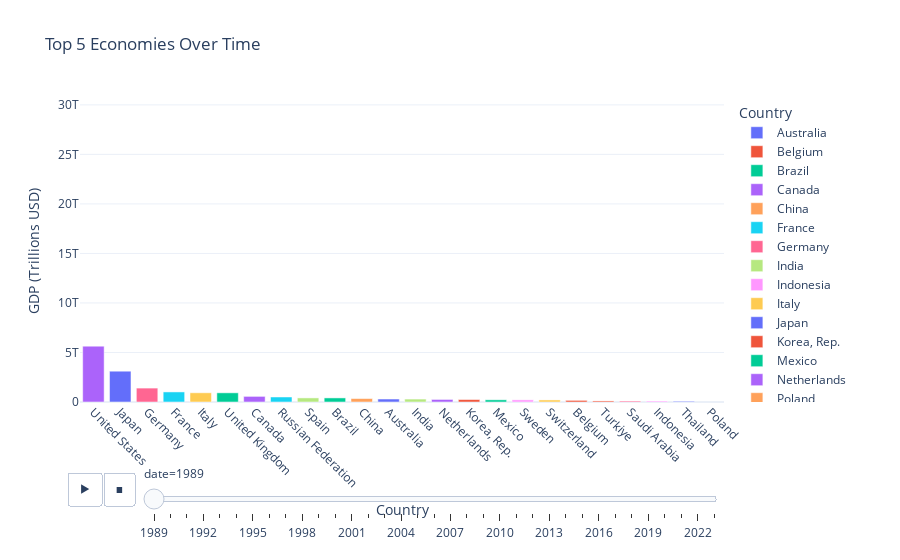

The notebook cell this image was saved under:
### Markdown cell above
### plot the actual chart

### Code cell
# df = pd.DataFrame(data)

# Melt the DataFrame for Plotly compatibility
df_melted = gdp_df.melt(id_vars=["date"], var_name="Country", value_name="GDP")

# # Sort the data dynamically by GDP within each year
# def reorder_categories(frame):
#     sorted_countries = frame.sort_values(by="GDP", ascending=False)["Country"].tolist()
#     frame["Country"] = pd.Categorical(frame["Country"], categories=sorted_countries, ordered=True)
#     return frame

# df_melted = df_melted.groupby("Year", group_keys=False).apply(reorder_categories)

# Create the Plotly animation
fig = px.bar(
    df_melted,
    x="Country",
    y="GDP",
    color="Country",
    animation_frame="date",
    title="Top 5 Economies Over Time",
    labels={"GDP": "GDP (Trillions USD)"},
    range_y=[0, gdp_df.drop('date', axis=1).max().max() * 1.1],
)

# Update layout for dynamic sorting of x-axis
fig.update_layout(
    xaxis_title="Country",
    yaxis_title="GDP (Trillions USD)",
    legend_title="Country",
    template="plotly_white",
    xaxis=dict(categoryorder="total descending"), # used for dynamically rearranging x axis
    xaxis_tickangle=45,  # Tilt the x-axis labels
)

# Show the interactive animation
fig.show()

### Figure 1 — Plotly figure (JSON) as saved in the notebook; plotly's stock layout.template omitted (floating-point values rounded to 4 significant figures)
{"data": [{"alignmentgroup": "True", "hovertemplate": "Country=%{x}<br>date=1989<br>GDP (Trillions USD)=%{y}<extra></extra>", "legendgroup": "Australia", "marker": {"color": "#636efa", "pattern": {"shape": ""}}, "name": "Australia", "offsetgroup": "Australia", "orientation": "v", "showlegend": true, "textposition": "auto", "type": "bar", "x": ["Australia"], "xaxis": "x", "y": [299900000000.0], "yaxis": "y"}, {"alignmentgroup": "True", "hovertemplate": "Country=%{x}<br>date=1989<br>GDP (Trillions USD)=%{y}<extra></extra>", "legendgroup": "Belgium", "marker": {"color": "#EF553B", "pattern": {"shape": ""}}, "name": "Belgium", "offsetgroup": "Belgium", "orientation": "v", "showlegend": true, "textposition": "auto", "type": "bar", "x": ["Belgium"], "xaxis": "x", "y": [164200000000.0], "yaxis": "y"}, {"alignmentgroup": "True", "hovertemplate": "Country=%{x}<br>date=1989<br>GDP (Trillions USD)=%{y}<extra></extra>", "legendgroup": "Brazil", "marker": {"color": "#00cc96", "pattern": {"shape": ""}}, "name": "Brazil", "offsetgroup": "Brazil", "orientation": "v", "showlegend": true, "textposition": "auto", "type": "bar", "x": ["Brazil"], "xaxis": "x", "y": [413000000000.0], "yaxis": "y"}, {"alignmentgroup": "True", "hovertemplate": "Country=%{x}<br>date=1989<br>GDP (Trillions USD)=%{y}<extra></extra>", "legendgroup": "Canada", "marker": {"color": "#ab63fa", "pattern": {"shape": ""}}, "name": "Canada", "offsetgroup": "Canada", "orientation": "v", "showlegend": true, "textposition": "auto", "type": "bar", "x": ["Canada"], "xaxis": "x", "y": [567200000000.0], "yaxis": "y"}, {"alignmentgroup": "True", "hovertemplate": "Country=%{x}<br>date=1989<br>GDP (Trillions USD)=%{y}<extra></extra>", "legendgroup": "China", "marker": {"color": "#FFA15A", "pattern": {"shape": ""}}, "name": "China", "offsetgroup": "China", "orientation": "v", "showlegend": true, "textposition": "auto", "type": "bar", "x": ["China"], "xaxis": "x", "y": [347800000000.0], "yaxis": "y"}, {"alignmentgroup": "True", "hovertemplate": "Country=%{x}<br>date=1989<br>GDP (Trillions USD)=%{y}<extra></extra>", "legendgroup": "France", "marker": {"color": "#19d3f3", "pattern": {"shape": ""}}, "name": "France", "offsetgroup": "France", "orientation": "v", "showlegend": true, "textposition": "auto", "type": "bar", "x": ["France"], "xaxis": "x", "y": [1017000000000.0], "yaxis": "y"}, {"alignmentgroup": "True", "hovertemplate": "Country=%{x}<br>date=1989<br>GDP (Trillions USD)=%{y}<extra></extra>", "legendgroup": "Germany", "marker": {"color": "#FF6692", "pattern": {"shape": ""}}, "name": "Germany", "offsetgroup": "Germany", "orientation": "v", "showlegend": true, "textposition": "auto", "type": "bar", "x": ["Germany"], "xaxis": "x", "y": [1404000000000.0], "yaxis": "y"}, {"alignmentgroup": "True", "hovertemplate": "Country=%{x}<br>date=1989<br>GDP (Trillions USD)=%{y}<extra></extra>", "legendgroup": "India", "marker": {"color": "#B6E880", "pattern": {"shape": ""}}, "name": "India", "offsetgroup": "India", "orientation": "v", "showlegend": true, "textposition": "auto", "type": "bar", "x": ["India"], "xaxis": "x", "y": [296000000000.0], "yaxis": "y"}, {"alignmentgroup": "True", "hovertemplate": "Country=%{x}<br>date=1989<br>GDP (Trillions USD)=%{y}<extra></extra>", "legendgroup": "Indonesia", "marker": {"color": "#FF97FF", "pattern": {"shape": ""}}, "name": "Indonesia", "offsetgroup": "Indonesia", "orientation": "v", "showlegend": true, "textposition": "auto", "type": "bar", "x": ["Indonesia"], "xaxis": "x", "y": [94450000000.0], "yaxis": "y"}, {"alignmentgroup": "True", "hovertemplate": "Country=%{x}<br>date=1989<br>GDP (Trillions USD)=%{y}<extra></extra>", "legendgroup": "Italy", "marker": {"color": "#FECB52", "pattern": {"shape": ""}}, "name": "Italy", "offsetgroup": "Italy", "orientation": "v", "showlegend": true, "textposition": "auto", "type": "bar", "x": ["Italy"], "xaxis": "x", "y": [930800000000.0], "yaxis": "y"}, {"alignmentgroup": "True", "hovertemplate": "Country=%{x}<br>date=1989<br>GDP (Trillions USD)=%{y}<extra></extra>", "legendgroup": "Japan", "marker": {"color": "#636efa", "pattern": {"shape": ""}}, "name": "Japan", "offsetgroup": "Japan", "orientation": "v", "showlegend": true, "textposition": "auto", "type": "bar", "x": ["Japan"], "xaxis": "x", "y": [3109000000000.0], "yaxis": "y"}, {"alignmentgroup": "True", "hovertemplate": "Country=%{x}<br>date=1989<br>GDP (Trillions USD)=%{y}<extra></extra>", "legendgroup": "Korea, Rep.", "marker": {"color": "#EF553B", "pattern": {"shape": ""}}, "name": "Korea, Rep.", "offsetgroup": "Korea, Rep.", "orientation": "v", "showlegend": true, "textposition": "auto", "type": "bar", "x": ["Korea, Rep."], "xaxis": "x", "y": [246900000000.0], "yaxis": "y"}, {"alignmentgroup": "True", "hovertemplate": "Country=%{x}<br>date=1989<br>GDP (Trillions USD)=%{y}<extra></extra>", "legendgroup": "Mexico", "marker": {"color": "#00cc96", "pattern": {"shape": ""}}, "name": "Mexico", "offsetgroup": "Mexico", "orientation": "v", "showlegend": true, "textposition": "auto", "type": "bar", "x": ["Mexico"], "xaxis": "x", "y": [221400000000.0], "yaxis": "y"}, {"alignmentgroup": "True", "hovertemplate": "Country=%{x}<br>date=1989<br>GDP (Trillions USD)=%{y}<extra></extra>", "legendgroup": "Netherlands", "marker": {"color": "#ab63fa", "pattern": {"shape": ""}}, "name": "Netherlands", "offsetgroup": "Netherlands", "orientation": "v", "showlegend": true, "textposition": "auto", "type": "bar", "x": ["Netherlands"], "xaxis": "x", "y": [258700000000.0], "yaxis": "y"}, {"alignmentgroup": "True", "hovertemplate": "Country=%{x}<br>date=1989<br>GDP (Trillions USD)=%{y}<extra></extra>", "legendgroup": "Poland", "marker": {"color": "#FFA15A", "pattern": {"shape": ""}}, "name": "Poland", "offsetgroup": "Poland", "orientation": "v", "showlegend": true, "textposition": "auto", "type": "bar", "x": ["Poland"], "xaxis": "x", "y": [null], "yaxis": "y"}, {"alignmentgroup": "True", "hovertemplate": "Country=%{x}<br>date=1989<br>GDP (Trillions USD)=%{y}<extra></extra>", "legendgroup": "Russian Federation", "marker": {"color": "#19d3f3", "pattern": {"shape": ""}}, "name": "Russian Federation", "offsetgroup": "Russian Federation", "orientation": "v", "showlegend": true, "textposition": "auto", "type": "bar", "x": ["Russian Federation"], "xaxis": "x", "y": [506600000000.0], "yaxis": "y"}, {"alignmentgroup": "True", "hovertemplate": "Country=%{x}<br>date=1989<br>GDP (Trillions USD)=%{y}<extra></extra>", "legendgroup": "Saudi Arabia", "marker": {"color": "#FF6692", "pattern": {"shape": ""}}, "name": "Saudi Arabia", "offsetgroup": "Saudi Arabia", "orientation": "v", "showlegend": true, "textposition": "auto", "type": "bar", "x": ["Saudi Arabia"], "xaxis": "x", "y": [95340000000.0], "yaxis": "y"}, {"alignmentgroup": "True", "hovertemplate": "Country=%{x}<br>date=1989<br>GDP (Trillions USD)=%{y}<extra></extra>", "legendgroup": "Spain", "marker": {"color": "#B6E880", "pattern": {"shape": ""}}, "name": "Spain", "offsetgroup": "Spain", "orientation": "v", "showlegend": true, "textposition": "auto", "type": "bar", "x": ["Spain"], "xaxis": "x", "y": [414500000000.0], "yaxis": "y"}, {"alignmentgroup": "True", "hovertemplate": "Country=%{x}<br>date=1989<br>GDP (Trillions USD)=%{y}<extra></extra>", "legendgroup": "Sweden", "marker": {"color": "#FF97FF", "pattern": {"shape": ""}}, "name": "Sweden", "offsetgroup": "Sweden", "orientation": "v", "showlegend": true, "textposition": "auto", "type": "bar", "x": ["Sweden"], "xaxis": "x", "y": [217600000000.0], "yaxis": "y"}, {"alignmentgroup": "True", "hovertemplate": "Country=%{x}<br>date=1989<br>GDP (Trillions USD)=%{y}<extra></extra>", "legendgroup": "Switzerland", "marker": {"color": "#FECB52", "pattern": {"shape": ""}}, "name": "Switzerland", "offsetgroup": "Switzerland", "orientation": "v", "showlegend": true, "textposition": "auto", "type": "bar", "x": ["Switzerland"], "xaxis": "x", "y": [208100000000.0], "yaxis": "y"}, {"alignmentgroup": "True", "hovertemplate": "Country=%{x}<br>date=1989<br>GDP (Trillions USD)=%{y}<extra></extra>", "legendgroup": "Thailand", "marker": {"color": "#636efa", "pattern": {"shape": ""}}, "name": "Thailand", "offsetgroup": "Thailand", "orientation": "v", "showlegend": true, "textposition": "auto", "type": "bar", "x": ["Thailand"], "xaxis": "x", "y": [72250000000.0], "yaxis": "y"}, {"alignmentgroup": "True", "hovertemplate": "Country=%{x}<br>date=1989<br>GDP (Trillions USD)=%{y}<extra></extra>", "legendgroup": "Turkiye", "marker": {"color": "#EF553B", "pattern": {"shape": ""}}, "name": "Turkiye", "offsetgroup": "Turkiye", "orientation": "v", "showlegend": true, "textposition": "auto", "type": "bar", "x": ["Turkiye"], "xaxis": "x", "y": [107100000000.0], "yaxis": "y"}, {"alignmentgroup": "True", "hovertemplate": "Country=%{x}<br>date=1989<br>GDP (Trillions USD)=%{y}<extra></extra>", "legendgroup": "United Kingdom", "marker": {"color": "#00cc96", "pattern": {"shape": ""}}, "name": "United Kingdom", "offsetgroup": "United Kingdom", "orientation": "v", "showlegend": true, "textposition": "auto", "type": "bar", "x": ["United Kingdom"], "xaxis": "x", "y": [926900000000.0], "yaxis": "y"}, {"alignmentgroup": "True", "hovertemplate": "Country=%{x}<br>date=1989<br>GDP (Trillions USD)=%{y}<extra></extra>", "legendgroup": "United States", "marker": {"color": "#ab63fa", "pattern": {"shape": ""}}, "name": "United States", "offsetgroup": "United States", "orientation": "v", "showlegend": true, "textposition": "auto", "type": "bar", "x": ["United States"], "xaxis": "x", "y": [5641580000000], "yaxis": "y"}], "layout": {"barmode": "relative", "legend": {"title": {"text": "Country"}, "tracegroupgap": 0}, "sliders": [{"active": 0, "currentvalue": {"prefix": "date="}, "len": 0.9, "pad": {"b": 10, "t": 60}, "steps": [{"args": [["1989"], {"frame": {"duration": 0, "redraw": true}, "fromcurrent": true, "mode": "immediate", "transition": {"duration": 0, "easing": "linear"}}], "label": "1989", "method": "animate"}, {"args": [["1990"], {"frame": {"duration": 0, "redraw": true}, "fromcurrent": true, "mode": "immediate", "transition": {"duration": 0, "easing": "linear"}}], "label": "1990", "method": "animate"}, {"args": [["1991"], {"frame": {"duration": 0, "redraw": true}, "fromcurrent": true, "mode": "immediate", "transition": {"duration": 0, "easing": "linear"}}], "label": "1991", "method": "animate"}, {"args": [["1992"], {"frame": {"duration": 0, "redraw": true}, "fromcurrent": true, "mode": "immediate", "transition": {"duration": 0, "easing": "linear"}}], "label": "1992", "method": "animate"}, {"args": [["1993"], {"frame": {"duration": 0, "redraw": true}, "fromcurrent": true, "mode": "immediate", "transition": {"duration": 0, "easing": "linear"}}], "label": "1993", "method": "animate"}, {"args": [["1994"], {"frame": {"duration": 0, "redraw": true}, "fromcurrent": true, "mode": "immediate", "transition": {"duration": 0, "easing": "linear"}}], "label": "1994", "method": "animate"}, {"args": [["1995"], {"frame": {"duration": 0, "redraw": true}, "fromcurrent": true, "mode": "immediate", "transition": {"duration": 0, "easing": "linear"}}], "label": "1995", "method": "animate"}, {"args": [["1996"], {"frame": {"duration": 0, "redraw": true}, "fromcurrent": true, "mode": "immediate", "transition": {"duration": 0, "easing": "linear"}}], "label": "1996", "method": "animate"}, {"args": [["1997"], {"frame": {"duration": 0, "redraw": true}, "fromcurrent": true, "mode": "immediate", "transition": {"duration": 0, "easing": "linear"}}], "label": "1997", "method": "animate"}, {"args": [["1998"], {"frame": {"duration": 0, "redraw": true}, "fromcurrent": true, "mode": "immediate", "transition": {"duration": 0, "easing": "linear"}}], "label": "1998", "method": "animate"}, {"args": [["1999"], {"frame": {"duration": 0, "redraw": true}, "fromcurrent": true, "mode": "immediate", "transition": {"duration": 0, "easing": "linear"}}], "label": "1999", "method": "animate"}, {"args": [["2000"], {"frame": {"duration": 0, "redraw": true}, "fromcurrent": true, "mode": "immediate", "transition": {"duration": 0, "easing": "linear"}}], "label": "2000", "method": "animate"}, {"args": [["2001"], {"frame": {"duration": 0, "redraw": true}, "fromcurrent": true, "mode": "immediate", "transition": {"duration": 0, "easing": "linear"}}], "label": "2001", "method": "animate"}, {"args": [["2002"], {"frame": {"duration": 0, "redraw": true}, "fromcurrent": true, "mode": "immediate", "transition": {"duration": 0, "easing": "linear"}}], "label": "2002", "method": "animate"}, {"args": [["2003"], {"frame": {"duration": 0, "redraw": true}, "fromcurrent": true, "mode": "immediate", "transition": {"duration": 0, "easing": "linear"}}], "label": "2003", "method": "animate"}, {"args": [["2004"], {"frame": {"duration": 0, "redraw": true}, "fromcurrent": true, "mode": "immediate", "transition": {"duration": 0, "easing": "linear"}}], "label": "2004", "method": "animate"}, {"args": [["2005"], {"frame": {"duration": 0, "redraw": true}, "fromcurrent": true, "mode": "immediate", "transition": {"duration": 0, "easing": "linear"}}], "label": "2005", "method": "animate"}, {"args": [["2006"], {"frame": {"duration": 0, "redraw": true}, "fromcurrent": true, "mode": "immediate", "transition": {"duration": 0, "easing": "linear"}}], "label": "2006", "method": "animate"}, {"args": [["2007"], {"frame": {"duration": 0, "redraw": true}, "fromcurrent": true, "mode": "immediate", "transition": {"duration": 0, "easing": "linear"}}], "label": "2007", "method": "animate"}, {"args": [["2008"], {"frame": {"duration": 0, "redraw": true}, "fromcurrent": true, "mode": "immediate", "transition": {"duration": 0, "easing": "linear"}}], "label": "2008", "method": "animate"}, {"args": [["2009"], {"frame": {"duration": 0, "redraw": true}, "fromcurrent": true, "mode": "immediate", "transition": {"duration": 0, "easing": "linear"}}], "label": "2009", "method": "animate"}, {"args": [["2010"], {"frame": {"duration": 0, "redraw": true}, "fromcurrent": true, "mode": "immediate", "transition": {"duration": 0, "easing": "linear"}}], "label": "2010", "method": "animate"}, {"args": [["2011"], {"frame": {"duration": 0, "redraw": true}, "fromcurrent": true, "mode": "immediate", "transition": {"duration": 0, "easing": "linear"}}], "label": "2011", "method": "animate"}, {"args": [["2012"], {"frame": {"duration": 0, "redraw": true}, "fromcurrent": true, "mode": "immediate", "transition": {"duration": 0, "easing": "linear"}}], "label": "2012", "method": "animate"}, {"args": [["2013"], {"frame": {"duration": 0, "redraw": true}, "fromcurrent": true, "mode": "immediate", "transition": {"duration": 0, "easing": "linear"}}], "label": "2013", "method": "animate"}, {"args": [["2014"], {"frame": {"duration": 0, "redraw": true}, "fromcurrent": true, "mode": "immediate", "transition": {"duration": 0, "easing": "linear"}}], "label": "2014", "method": "animate"}, {"args": [["2015"], {"frame": {"duration": 0, "redraw": true}, "fromcurrent": true, "mode": "immediate", "transition": {"duration": 0, "easing": "linear"}}], "label": "2015", "method": "animate"}, {"args": [["2016"], {"frame": {"duration": 0, "redraw": true}, "fromcurrent": true, "mode": "immediate", "transition": {"duration": 0, "easing": "linear"}}], "label": "2016", "method": "animate"}, {"args": [["2017"], {"frame": {"duration": 0, "redraw": true}, "fromcurrent": true, "mode": "immediate", "transition": {"duration": 0, "easing": "linear"}}], "label": "2017", "method": "animate"}, {"args": [["2018"], {"frame": {"duration": 0, "redraw": true}, "fromcurrent": true, "mode": "immediate", "transition": {"duration": 0, "easing": "linear"}}], "label": "2018", "method": "animate"}, {"args": [["2019"], {"frame": {"duration": 0, "redraw": true}, "fromcurrent": true, "mode": "immediate", "transition": {"duration": 0, "easing": "linear"}}], "label": "2019", "method": "animate"}, {"args": [["2020"], {"frame": {"duration": 0, "redraw": true}, "fromcurrent": true, "mode": "immediate", "transition": {"duration": 0, "easing": "linear"}}], "label": "2020", "method": "animate"}, {"args": [["2021"], {"frame": {"duration": 0, "redraw": true}, "fromcurrent": true, "mode": "immediate", "transition": {"duration": 0, "easing": "linear"}}], "label": "2021", "method": "animate"}, {"args": [["2022"], {"frame": {"duration": 0, "redraw": true}, "fromcurrent": true, "mode": "immediate", "transition": {"duration": 0, "easing": "linear"}}], "label": "2022", "method": "animate"}, {"args": [["2023"], {"frame": {"duration": 0, "redraw": true}, "fromcurrent": true, "mode": "immediate", "transition": {"duration": 0, "easing": "linear"}}], "label": "2023", "method": "animate"}], "x": 0.1, "xanchor": "left", "y": 0, "yanchor": "top"}], "title": {"text": "Top 5 Economies Over Time"}, "updatemenus": [{"buttons": [{"args": [null, {"frame": {"duration": 500, "redraw": true}, "fromcurrent": true, "mode": "immediate", "transition": {"duration": 500, "easing": "linear"}}], "label": "&#9654;", "method": "animate"}, {"args": [[null], {"frame": {"duration": 0, "redraw": true}, "fromcurrent": true, "mode": "immediate", "transition": {"duration": 0, "easing": "linear"}}], "label": "&#9724;", "method": "animate"}], "direction": "left", "pad": {"r": 10, "t": 70}, "showactive": false, "type": "buttons", "x": 0.1, "xanchor": "right", "y": 0, "yanchor": "top"}], "xaxis": {"anchor": "y", "categoryarray": ["Australia", "Belgium", "Brazil", "Canada", "China", "France", "Germany", "India", "Indonesia", "Italy", "Japan", "Korea, Rep.", "Mexico", "Netherlands", "Poland", "Russian Federation", "Saudi Arabia", "Spain", "Sweden", "Switzerland", "Thailand", "Turkiye", "United Kingdom", "United States"], "categoryorder": "total descending", "domain": [0, 1], "tickangle": 45, "title": {"text": "Country"}}, "yaxis": {"anchor": "x", "domain": [0, 1], "range": [0, 30490000000000.0], "title": {"text": "GDP (Trillions USD)"}}}}
